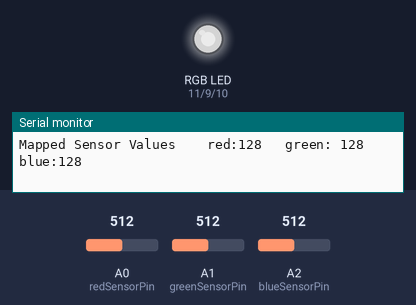
This sketch was run on a simulated Arduino Uno, built with avr-gcc and run on an emulated ATmega328P. On the bench: an RGB LED mixed from three pins (HIGH = lit), the last lines printed to the serial monitor. Inputs (shaded band) come from the test bench; at power-on: A0 (redSensorPin) = 512, A1 (greenSensorPin) = 512, A2 (blueSensorPin) = 512. Dim RGB values are drawn brighter than linear.

Above: at 1.2 s.
1.3 s: A0 (redSensorPin) set to 414
At 2.5 s:
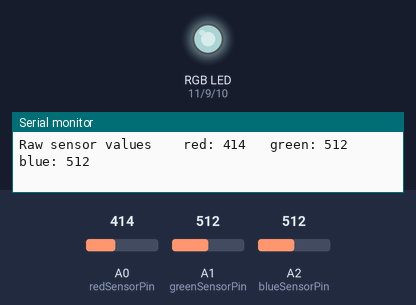
4.3 s: A0 (redSensorPin) set to 391
At 4.9 s:
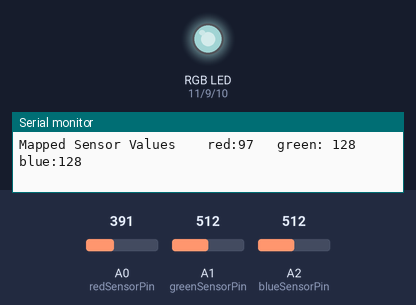
7.3 s: A1 (greenSensorPin) set to 413
At 8.6 s:
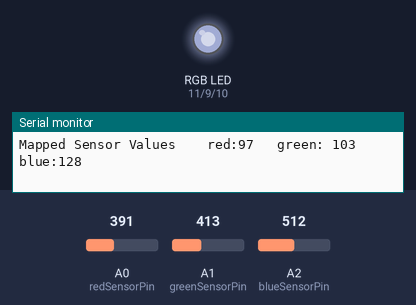
8.9 s: A1 (greenSensorPin) set to 384
At 10.2 s:
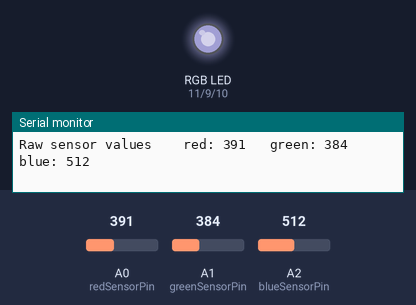
11.9 s: A2 (blueSensorPin) set to 411
At 13.4 s:
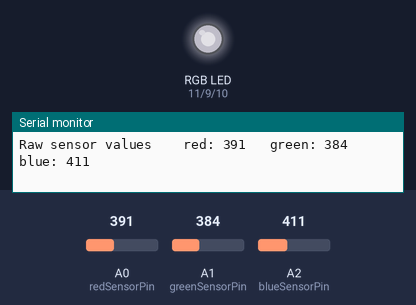
14.9 s: A2 (blueSensorPin) set to 385
At 16.2 s:
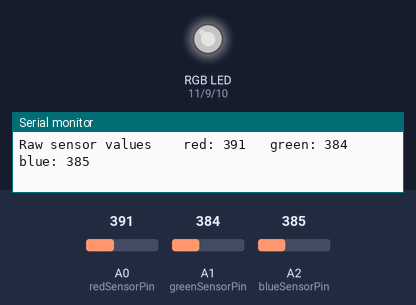
Timing chart, 0 to 17.9 s (numbered marks = the images above; inputs shaded):
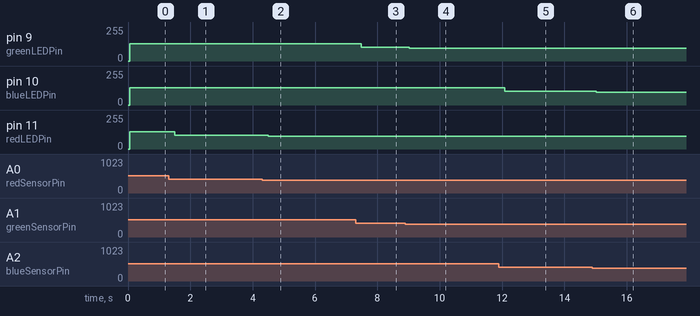

Measured:
- after the input at 1.3 s, pin 11 (redLEDPin): 128/255 → 103/255 after 0.20 s
- after the input at 4.3 s, pin 11 (redLEDPin): 103/255 → 97/255 after 0.20 s
- after the input at 7.3 s, pin 9 (greenLEDPin): 128/255 → 103/255 after 0.18 s
- after the input at 8.9 s, pin 9 (greenLEDPin): 103/255 → 96/255 after 0.12 s
- after the input at 11.9 s, pin 10 (blueLEDPin): 128/255 → 102/255 after 0.18 s
- after the input at 14.9 s, pin 10 (blueLEDPin): 102/255 → 96/255 after 0.13 s

The sketch:

rgb_led.ino
```cpp
// init vars

// digital pins
const int redLEDPin = 11;
const int blueLEDPin = 10;
const int greenLEDPin = 9;

// analog pins
const int redSensorPin = A0;
const int blueSensorPin = A2;
const int greenSensorPin = A1;

// default values
int redVal = 0;
int greenVal = 0;
int blueVal = 0;
int redSensorVal = 0;
int greenSensorVal = 0;
int blueSensorVal = 0;


void setup() {
  Serial.begin(9600);

  // define the digital pins as output
  pinMode(greenLEDPin, OUTPUT);
  pinMode(redLEDPin, OUTPUT);
  pinMode(blueLEDPin, OUTPUT);
}

void loop() {
  // get the value of the sensors
  redSensorVal = analogRead(redSensorPin);
  delay(5);
  greenSensorVal = analogRead(greenSensorPin);
  delay(5);
  blueSensorVal = analogRead(blueSensorPin);

  // print the raw data to the consolees
  Serial.print("Raw sensor values \t red: ");
  Serial.print(redSensorVal);
  Serial.print("\t green: ");
  Serial.print(greenSensorVal);
  Serial.print("\t blue: ");
  Serial.println(blueSensorVal);

  // convert sensor readings from 0-1023 value to 0-255 value to be used as voltage for analog pins
  redVal = redSensorVal / 4;
  greenVal = greenSensorVal / 4;
  blueVal = blueSensorVal / 4;

  // printed mapped data to console
  Serial.print("Mapped Sensor Values \t red:");
  Serial.print(redVal);
  Serial.print("\t green: ");
  Serial.print(greenVal);
  Serial.print("\t blue:");
  Serial.println(blueVal);

  // set analog pins to correct voltage for the LED
  analogWrite(redLEDPin, redVal);
  analogWrite(greenLEDPin, greenVal);
  analogWrite(blueLEDPin, blueVal);
}
```
